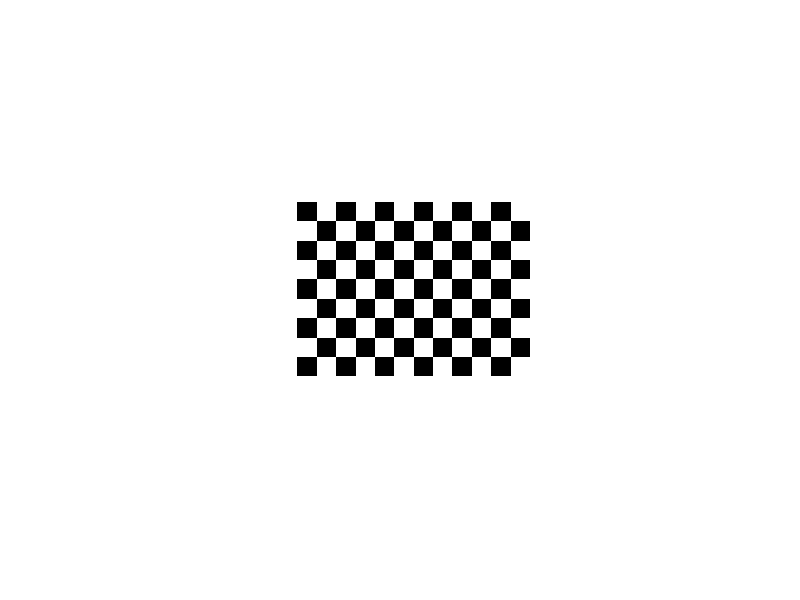

Write MATLAB code to recreate this figure.
close all;
clear all;
clc;

width = 1920;           %pattern的宽
height = 1080;          %pattern的高
img_final = zeros(height,width);
row = 9;                %pattern中棋盘格的行数
col = 12 ;              %pattern中棋盘格的列数
length = 60;            %pattern中棋盘格的大小
org_X = (height - row * length)/2;        %pattern关于纵轴方向的位置，默认放在中间
org_Y = (width - col * length)/2;         %pattern关于横轴方向的位置，默认放在中间
color1 = 1;
img = zeros(row * length,col * length);

for i = 0 : (row - 1)
    color2 = color1;
    for j = 0 : (col - 1)
        if color2 == 1
            img(i * length + 1 : (i+1) * length, j * length + 1 : (j+1) * length) = color2;
        end
        color2 =~ color2;
    end
    color1 =~ color1;
end

img_final(org_X : org_X + row * length - 1,org_Y : org_Y + col * length-1) = img;
img_final = ~img_final;
figure;imshow(img_final);   
imwrite(img_final,'checkerBoard.bmp');

